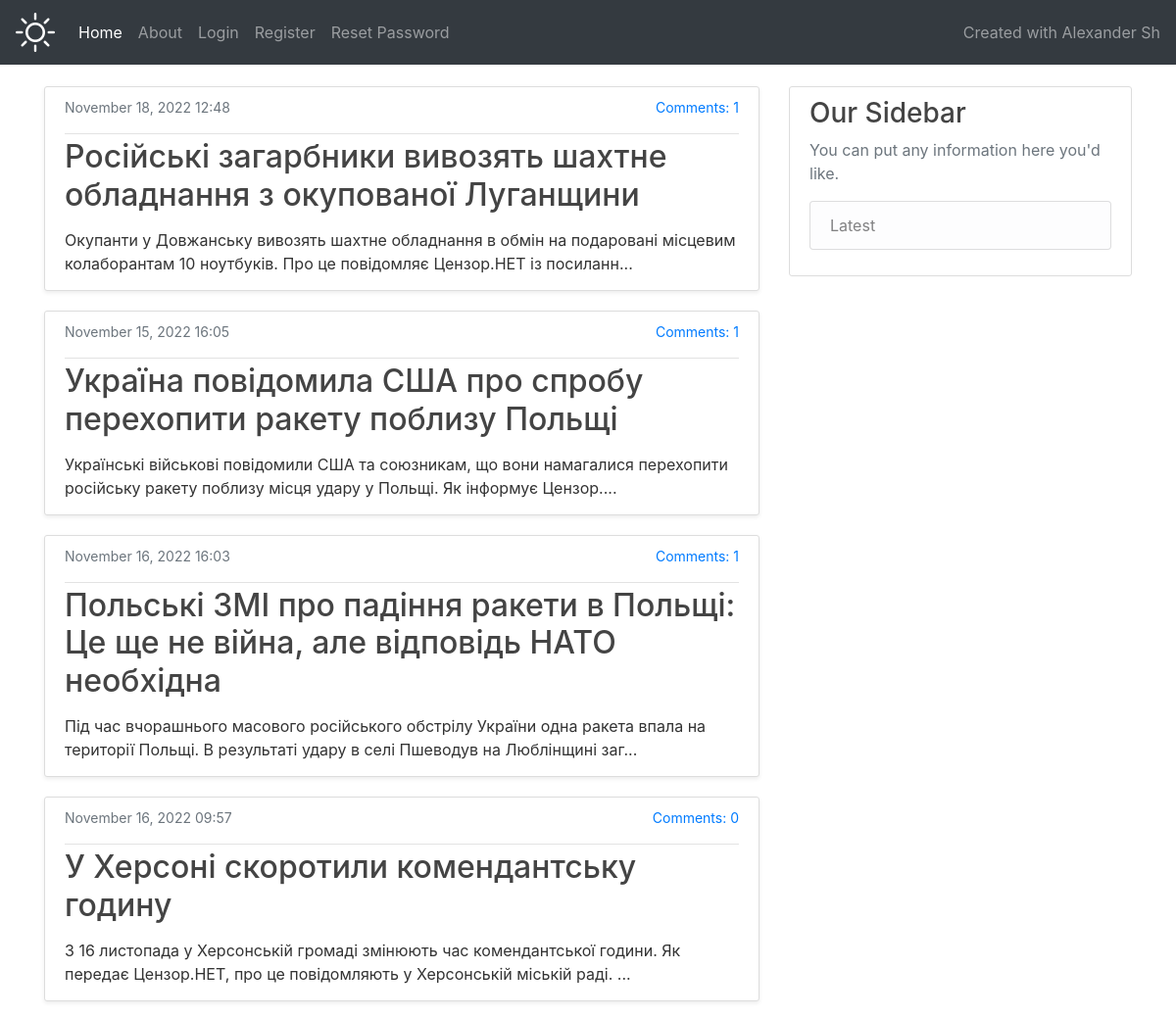
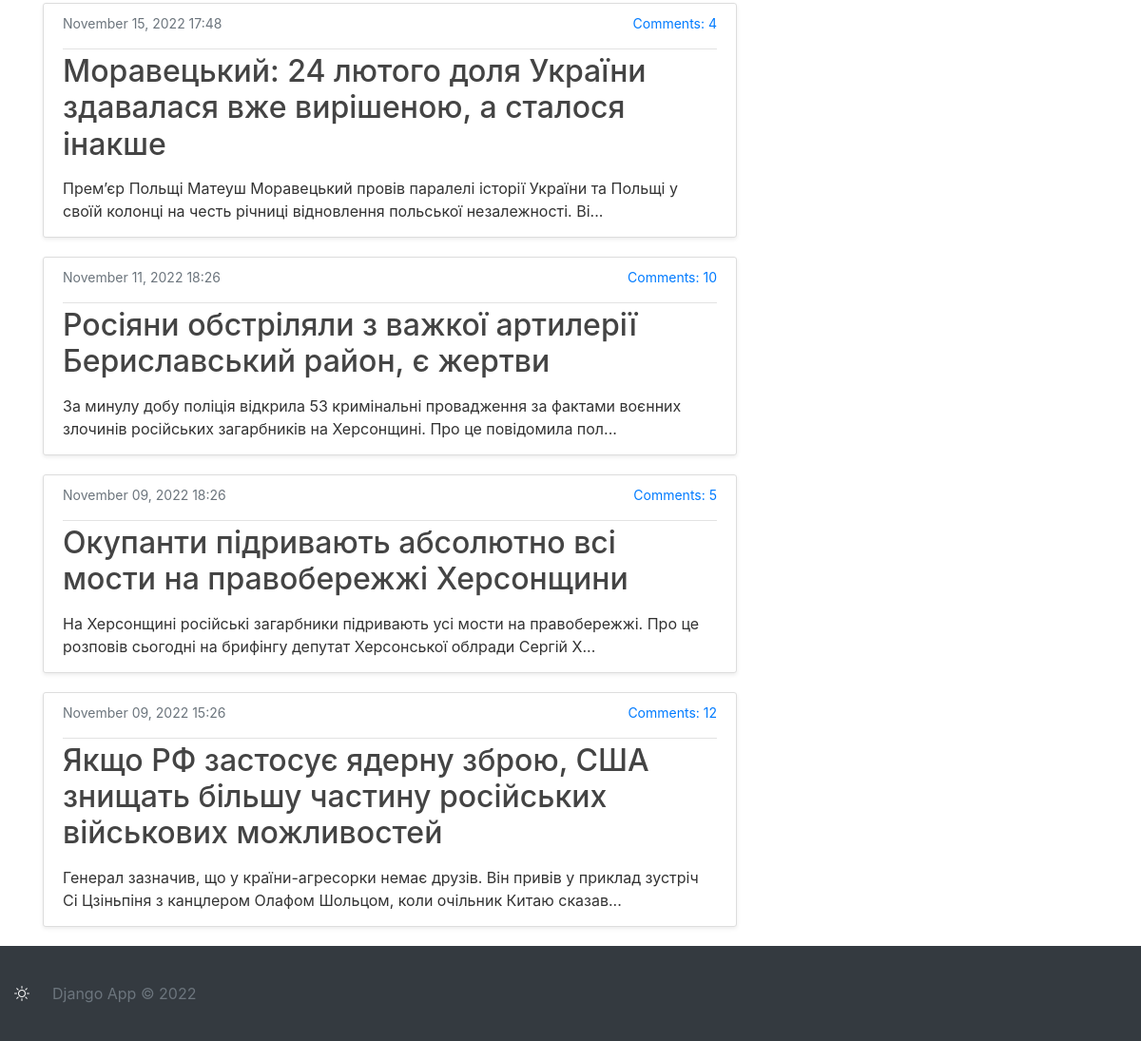
The page / on the database its author committed (2 pictures, top to bottom).
### content/models.py (models this page shows)
class Entry(models.Model):
    title = models.CharField(max_length=100)
    content = models.TextField()
    user_id = models.IntegerField(null=False)
    created_at = models.DateTimeField(default=timezone.now)
    updated_at = models.DateTimeField(default=timezone.now)
    class Meta:
        db_table = "base_entry"

### base/views.py (the view)
# urls.py: path('', views.index, name='index'),
def index(request):
    entries = Entry.objects.all().order_by('-id')[:10:1]
    context = {
        'entries': entries,
    }
    return render(request, 'home.html', context)

### base/templates/home.html (shortened to what this page needs)
{% extends "index.html" %}
{% block content %}
    {% for entry in entries %}
        <article class="media content-section shadow-sm">
            <div class="media-body">
              <div class="article-metadata">
                  <small style="float: right">
                   <a href="{% url 'details' entry.id  %}#comments">Comments: {{ entry.comments.all.count }}</a>
                </small>
                <small class="text-muted">{{ entry.created_at|date:"F d, Y H:i" }}</small>
              </div>
              <h2><a class="article-title" href="{% url 'details' entry.id  %}">{{ entry.title }}</a></h2>
                <p class="article-content">
                    {{ entry.content|slice:"0:150" }}...
                </p>
            </div>
        </article>
    {% endfor %}
{% endblock content %}

### base/static/css/main.css (style rules this page uses)
html { position: relative; min-height: 100%; }
body { color: #333; margin-bottom: 100px; }
h1, h2, h3, h4, h5, h6 { color: #444444; }
.content-section { background: #ffffff; padding: 10px 20px; border: 1px solid #ddd; border-radius: 3px; margin-bottom: 20px; }
.article-title { color: #444444; }
.article-content { margin-bottom: 5px; margin-top: 15px; display: block; }
.media-body small { margin-bottom: 15px; display: block; }
.article-metadata { padding-bottom: 1px; margin-bottom: 4px; border-bottom: 1px solid #e3e3e3 }

### rows shown on the page
Entry: comments.all.count "1", created_at "November 18, 2022 12:48", title "Російські загарбники вивозять шахтне обладнання з окупованої Луганщини", content "Окупанти у Довжанську вивозять шахтне обладнання в обмін на подаровані місцевим колаборантам 10 ноутбуків. Про це повідомляє Цензор.НЕТ із посиланн"
Entry: comments.all.count "1", created_at "November 15, 2022 16:05", title "Україна повідомила США про спробу перехопити ракету поблизу Польщі", content "Українські військові повідомили США та союзникам, що вони намагалися перехопити російську ракету поблизу місця удару у Польщі. Як інформує Цензор."
Entry: comments.all.count "1", created_at "November 16, 2022 16:03", title "Польські ЗМІ про падіння ракети в Польщі: Це ще не війна, але відповідь НАТО необхідна", content "Під час вчорашнього масового російського обстрілу України одна ракета впала на території Польщі. В результаті удару в селі Пшеводув на Люблінщині заг"
Entry: comments.all.count "0", created_at "November 16, 2022 09:57", title "У Херсоні скоротили комендантську годину", content "З 16 листопада у Херсонській громаді змінюють час комендантської години. Як передає Цензор.НЕТ, про це повідомляють у Херсонській міській раді."
Entry: comments.all.count "4", created_at "November 15, 2022 17:48", title "Моравецький: 24 лютого доля України здавалася вже вирішеною, а сталося інакше", content "Прем’єр Польщі Матеуш Моравецький провів паралелі історії України та Польщі у своїй колонці на честь річниці відновлення польської незалежності. Ві"
Entry: comments.all.count "10", created_at "November 11, 2022 18:26", title "Росіяни обстріляли з важкої артилерії Бериславський район, є жертви", content "За минулу добу поліція відкрила 53 кримінальні провадження за фактами воєнних злочинів російських загарбників на Херсонщині. Про це повідомила пол"
Entry: comments.all.count "5", created_at "November 09, 2022 18:26", title "Окупанти підривають абсолютно всі мости на правобережжі Херсонщини", content "На Херсонщині російські загарбники підривають усі мости на правобережжі. Про це розповів сьогодні на брифінгу депутат Херсонської облради Сергій Х"
Entry: comments.all.count "12", created_at "November 09, 2022 15:26", title "Якщо РФ застосує ядерну зброю, США знищать більшу частину російських військових можливостей", content "Генерал зазначив, що у країни-агресорки немає друзів. Він привів у приклад зустріч Сі Цзіньпіня з канцлером Олафом Шольцом, коли очільник Китаю сказав"
